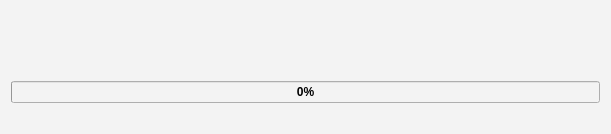
<?xml version="1.0" encoding="UTF-8"?>
<ui version="4.0">
 <class>ConnectionWaitingDialog</class>
 <widget class="QWidget" name="ConnectionWaitingDialog">
  <property name="geometry">
   <rect>
    <x>0</x>
    <y>0</y>
    <width>611</width>
    <height>134</height>
   </rect>
  </property>
  <property name="windowTitle">
   <string>Form</string>
  </property>
  <property name="styleSheet">
   <string notr="true">background-color: rgb(243, 243, 243);
</string>
  </property>
  <layout class="QVBoxLayout" name="verticalLayout">
   <item>
    <widget class="QLabel" name="message">
     <property name="font">
      <font>
       <family>Ubuntu</family>
       <pointsize>13</pointsize>
       <weight>50</weight>
       <italic>false</italic>
       <bold>false</bold>
      </font>
     </property>
     <property name="styleSheet">
      <string notr="true">color: rgb(17, 14, 79);
font: 13pt &quot;Ubuntu&quot;;</string>
     </property>
     <property name="frameShape">
      <enum>QFrame::NoFrame</enum>
     </property>
     <property name="text">
      <string/>
     </property>
     <property name="alignment">
      <set>Qt::AlignCenter</set>
     </property>
     <property name="wordWrap">
      <bool>false</bool>
     </property>
    </widget>
   </item>
   <item>
    <widget class="QProgressBar" name="progressBar">
     <property name="sizePolicy">
      <sizepolicy hsizetype="MinimumExpanding" vsizetype="Maximum">
       <horstretch>0</horstretch>
       <verstretch>0</verstretch>
      </sizepolicy>
     </property>
     <property name="font">
      <font>
       <weight>75</weight>
       <bold>true</bold>
      </font>
     </property>
     <property name="styleSheet">
      <string notr="true">color: rgb(17, 14, 79);
 QProgressBar::chunk {
     background-color: #05B8CC;
 }</string>
     </property>
     <property name="value">
      <number>0</number>
     </property>
     <property name="textVisible">
      <bool>true</bool>
     </property>
     <property name="invertedAppearance">
      <bool>false</bool>
     </property>
    </widget>
   </item>
   <item>
    <widget class="QLabel" name="message_retry">
     <property name="sizePolicy">
      <sizepolicy hsizetype="MinimumExpanding" vsizetype="Maximum">
       <horstretch>0</horstretch>
       <verstretch>0</verstretch>
      </sizepolicy>
     </property>
     <property name="styleSheet">
      <string notr="true">color: rgb(17, 14, 79);
font: 8pt &quot;Ubuntu&quot;;</string>
     </property>
     <property name="text">
      <string/>
     </property>
     <property name="alignment">
      <set>Qt::AlignCenter</set>
     </property>
    </widget>
   </item>
  </layout>
 </widget>
 <resources/>
 <connections/>
</ui>
